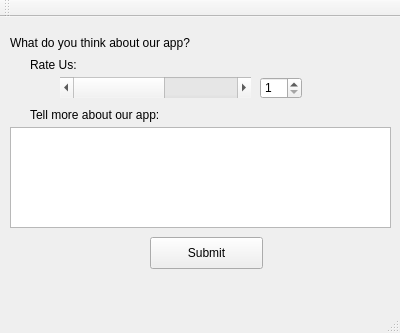
<?xml version="1.0" encoding="UTF-8"?>
<ui version="4.0">
 <class>MainWindow</class>
 <widget class="QMainWindow" name="MainWindow">
  <property name="geometry">
   <rect>
    <x>0</x>
    <y>0</y>
    <width>400</width>
    <height>333</height>
   </rect>
  </property>
  <property name="windowTitle">
   <string>MainWindow</string>
  </property>
  <widget class="QWidget" name="centralWidget">
   <widget class="QLabel" name="label">
    <property name="geometry">
     <rect>
      <x>10</x>
      <y>10</y>
      <width>291</width>
      <height>31</height>
     </rect>
    </property>
    <property name="text">
     <string>What do you think about our app?</string>
    </property>
   </widget>
   <widget class="QLabel" name="label_2">
    <property name="geometry">
     <rect>
      <x>30</x>
      <y>40</y>
      <width>59</width>
      <height>16</height>
     </rect>
    </property>
    <property name="text">
     <string>Rate Us:</string>
    </property>
   </widget>
   <widget class="QScrollBar" name="horizontalScrollBar">
    <property name="geometry">
     <rect>
      <x>60</x>
      <y>60</y>
      <width>191</width>
      <height>21</height>
     </rect>
    </property>
    <property name="minimum">
     <number>1</number>
    </property>
    <property name="maximum">
     <number>5</number>
    </property>
    <property name="pageStep">
     <number>5</number>
    </property>
    <property name="orientation">
     <enum>Qt::Horizontal</enum>
    </property>
   </widget>
   <widget class="QSpinBox" name="spinBox">
    <property name="geometry">
     <rect>
      <x>260</x>
      <y>60</y>
      <width>42</width>
      <height>22</height>
     </rect>
    </property>
    <property name="minimum">
     <number>1</number>
    </property>
    <property name="maximum">
     <number>5</number>
    </property>
   </widget>
   <widget class="QTextEdit" name="textEdit">
    <property name="geometry">
     <rect>
      <x>10</x>
      <y>110</y>
      <width>381</width>
      <height>101</height>
     </rect>
    </property>
   </widget>
   <widget class="QLabel" name="label_3">
    <property name="geometry">
     <rect>
      <x>30</x>
      <y>90</y>
      <width>191</width>
      <height>16</height>
     </rect>
    </property>
    <property name="text">
     <string>Tell more about our app:</string>
    </property>
   </widget>
   <widget class="QPushButton" name="pushButton">
    <property name="geometry">
     <rect>
      <x>150</x>
      <y>220</y>
      <width>113</width>
      <height>32</height>
     </rect>
    </property>
    <property name="text">
     <string>Submit</string>
    </property>
   </widget>
  </widget>
  <widget class="QMenuBar" name="menuBar">
   <property name="geometry">
    <rect>
     <x>0</x>
     <y>0</y>
     <width>400</width>
     <height>22</height>
    </rect>
   </property>
  </widget>
  <widget class="QToolBar" name="mainToolBar">
   <attribute name="toolBarArea">
    <enum>TopToolBarArea</enum>
   </attribute>
   <attribute name="toolBarBreak">
    <bool>false</bool>
   </attribute>
  </widget>
  <widget class="QStatusBar" name="statusBar"/>
 </widget>
 <layoutdefault spacing="6" margin="11"/>
 <resources/>
 <connections/>
</ui>
